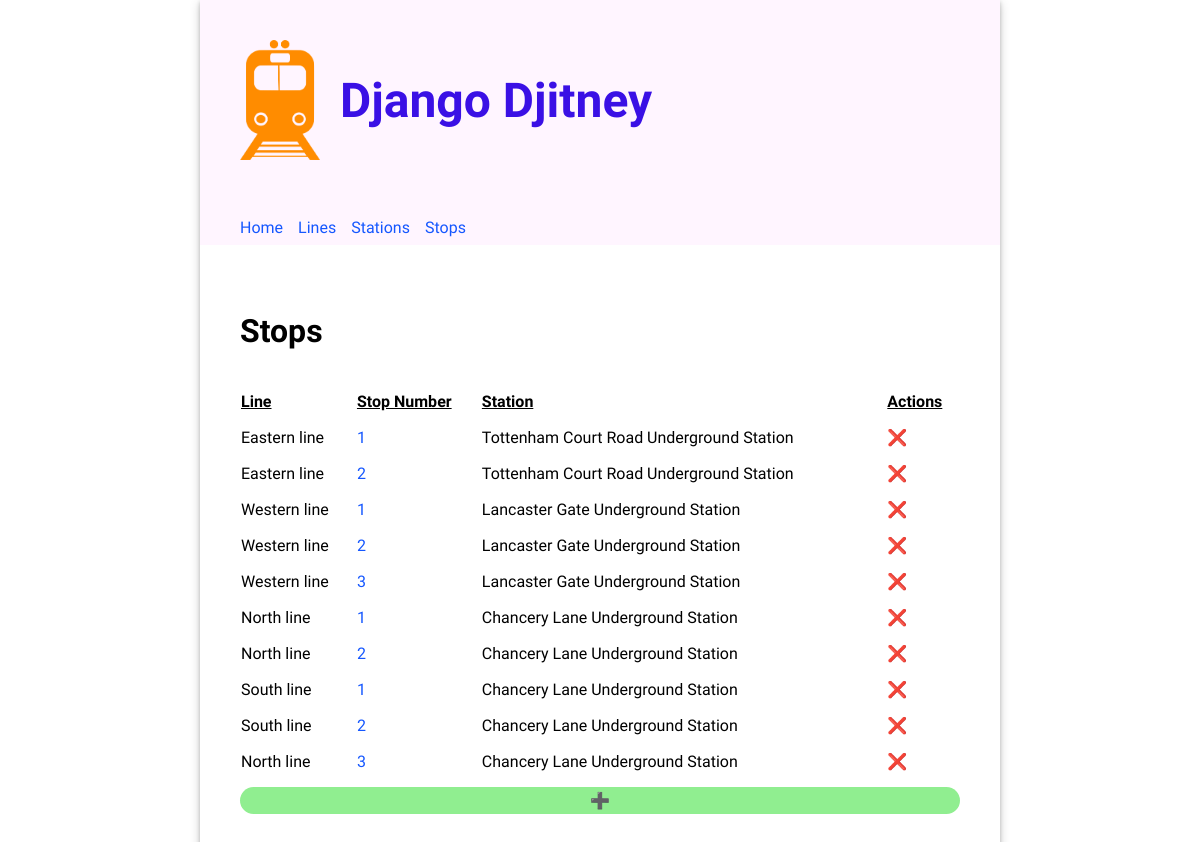
The app's page /stops/, older data.
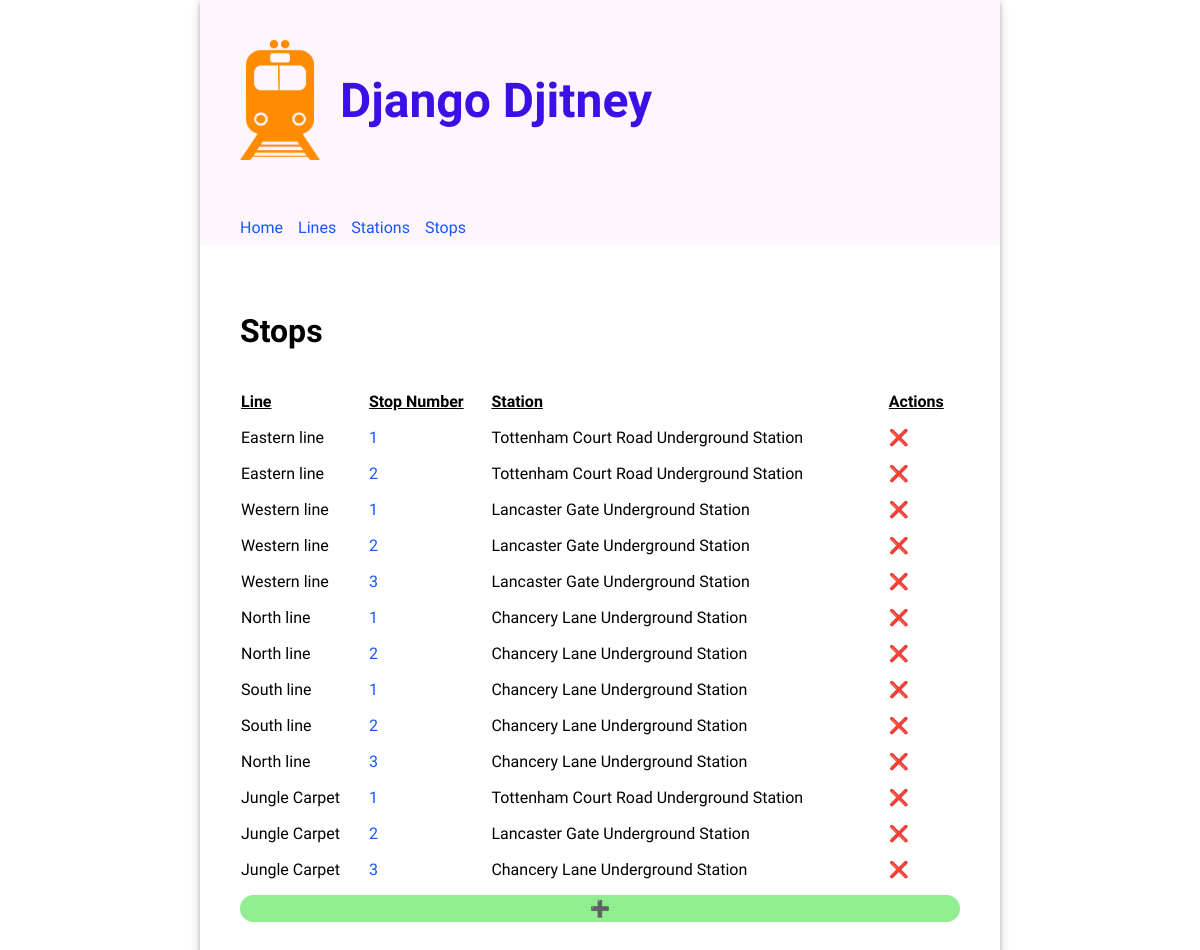
The same page, newer data.
### routes/models.py (models this page shows, shortened)
class Stop(models.Model):
  class Meta:
    unique_together = (('line', 'stop_number'))
  line = models.ForeignKey(Line, on_delete=models.CASCADE)
  station = models.ForeignKey(Station, on_delete=models.CASCADE)
  stop_number = models.PositiveIntegerField()

class Line(models.Model):
  name = models.CharField(unique=True, max_length=200)

class Station(models.Model):
  name = models.CharField(unique=True, max_length=200)
  accessible = models.BooleanField(default=False)

### routes/views.py (the view)
# urls.py: path('stops/', views.StopView.as_view(), name='stops'),
class StopView(ListView):
  model = Stop
  template_name = 'routes/stops.html'

### routes/templates/routes/stops.html (shortened to what this page needs)
{% extends 'base.html' %}
{% load static %}
{% block content %}
  <div>
    <h2>Stops</h2>
    <table class="line-table">
      <thead>
        <tr>
          <th>Line</th>
          <th>Stop Number</th>
          <th>Station</th>
          <th>Actions</th>
        </tr>
      </thead>
      <tbody>
      {% for stop in object_list %}
        <tr>
          <td>{{ stop.line.name }}</td>
          <td><a href="{% url 'update_stop' stop.id %}">{{ stop.stop_number }}</a></td>
          <td>{{ stop.station.name }}</td>
          <td><a href="{% url 'delete_stop' stop.id %}" style="text-decoration: none; color: inherit;">❌</a></td>
        </tr>
      {% endfor %}
      </tbody>
    </table>
    <a href="{% url 'create_stop' %}" style="display: inherit; text-align: center; border-radius: 15px; text-decoration: none; color: inherit; padding: 4px; background-color: lightgreen;">➕</a>
  </div>
{% endblock %}

### routes/templates/base.html (shortened to what this page needs)
{% load static %}
<!DOCTYPE html>
<html>
  <head>
    <link
      rel="stylesheet"
      type="text/css"
      href="{% static 'routes/style.css' %}"
    />
  </head>
  <body>
    <div class="app">
      <header>
        <div class="header-first-row">
          <img
            src="{% static 'routes/djitney.png' %}"
            alt="Django Djitney Logo"
            width="80px"
          />
          <h1 class="title">Django Djitney</h1>
        </div>
        <nav class="navbar">
          <a class="nav-item" href="{% url 'home' %}">Home</a>
          <a class="nav-item" href="{% url 'lines' %}">Lines</a>
          <a class="nav-item" href="{% url 'stations' %}">Stations</a>
          <a class="nav-item" href="{% url 'stops' %}">Stops</a>
        </nav>
      </header>
      <main>{% block content %}{% endblock %}</main>
    </div>
  </body>
</html>

### routes/static/routes/style.css (style rules this page uses)
body { font-family: "Oxygen", sans-serif; margin: 0; }
header { background-color: #fff5ff; min-height: 200px; display: flex; align-items: center; flex-direction: column; align-items: flex-start; padding-left: 40px; padding-top: 40px; }
.header-first-row { width: 100%; display: flex; }
.navbar { margin-top: 50px; display: flex; width: 100%; }
.navbar a { text-decoration: none; padding: 8px 0; color: #1557ff; margin-right: 15px; }
.title { font-size: 3em; padding: 0px 50px 0 20px; margin: auto 0; color: #3a10e5; }
main { padding: 40px; }
main h2 { font-size: 2em; }
.app { min-width: 800px; max-width: 60%; margin: 0 auto; box-shadow: 0 2px 4px 0 rgba(0, 0, 0, 0.2), 0 3px 10px 0 rgba(0, 0, 0, 0.19); }
main table { text-align: left; border-collapse: separate; border-spacing: 0 15px; width: 100%; }
main table th { text-align: left; border-collapse: separate; border-spacing: 0 15px; text-decoration: underline; }
a { text-decoration: none; color: #1557ff; }

Row changes from the older to the newer data that the page shows:
added Stop: line.name "Jungle Carpet", stop_number "1", station.name "Tottenham Court Road Underground Station"
added Stop: line.name "Jungle Carpet", stop_number "2", station.name "Lancaster Gate Underground Station"
added Stop: line.name "Jungle Carpet", stop_number "3", station.name "Chancery Lane Underground Station"
